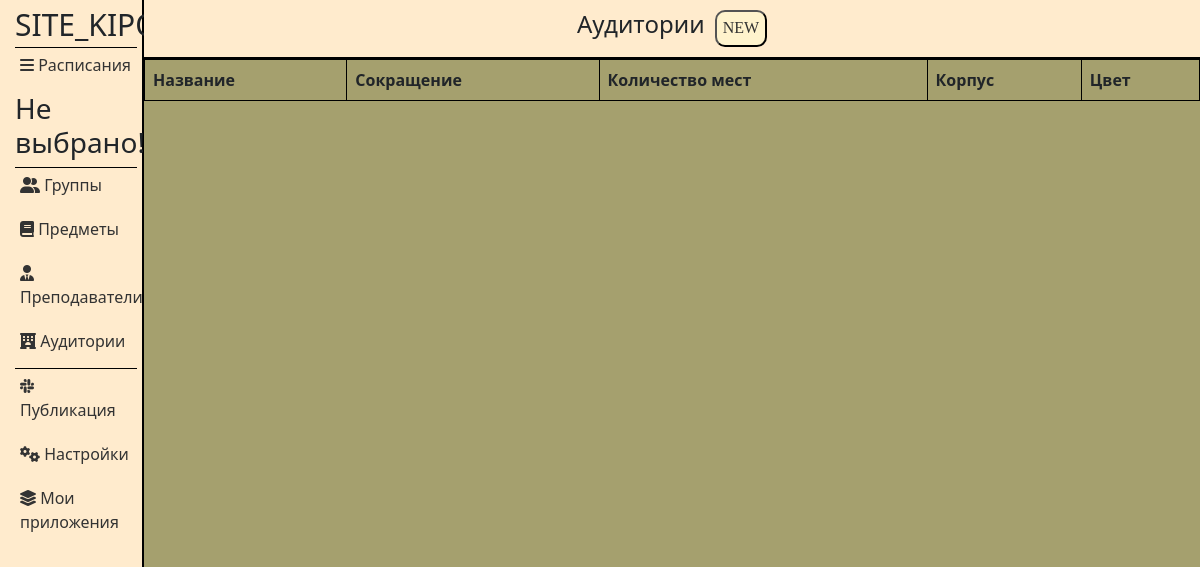
The page /applications/12/cabinets/ on the database as committed earlier.
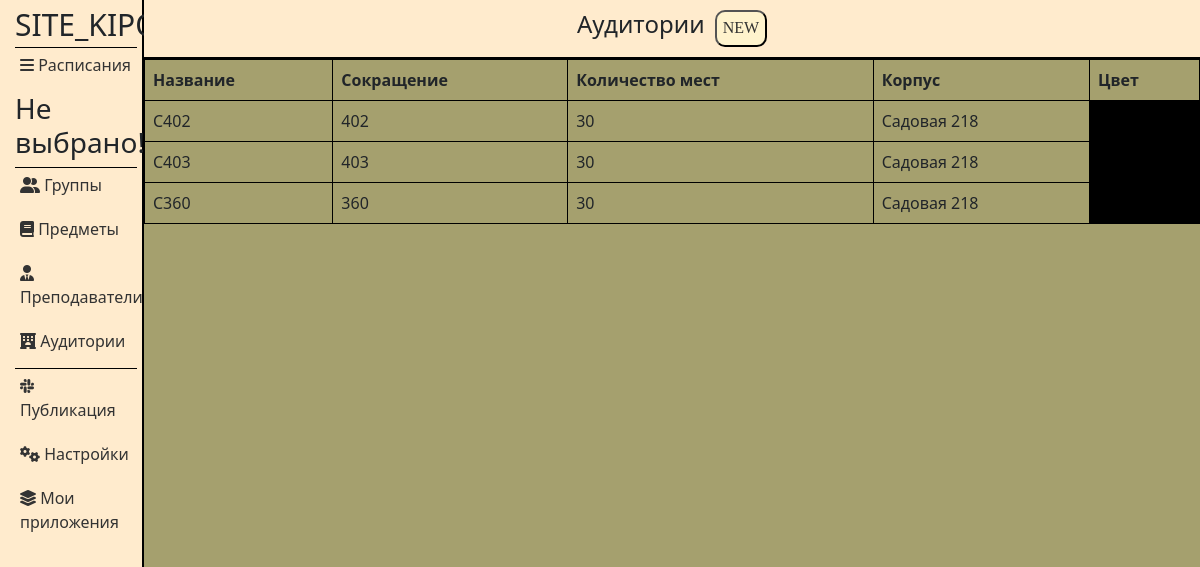
The same page on the database as committed later.
### applications/models.py (models this page shows, shortened)
class Cabinets(models.Model):
    title = models.CharField('Название', max_length=50)
    abbreviation = models.CharField('Сокращение', max_length=50)
    seat_number = models.CharField('Количество мест', max_length=50)
    building = models.CharField('Корпус', max_length=50)
    color = models.CharField('Цвет', max_length=50)
    application_id = models.ForeignKey(Applications, on_delete=models.CASCADE, related_name='Cabinets')
    class Meta:
        verbose_name = 'Аудитория'
        verbose_name_plural = 'Аудитории'

### applications/views.py (the view)
def cabinets(request, app_id):
    return handle_form(request, app_id, Cabinets, CabinetsForm, 'applications/cabinets.html')

### applications/views.py (called while the page is built)
def find_week_title(request):
    week_title = None
    if request.COOKIES.get('selectedElementId'):
        sched_id = request.COOKIES.get('selectedElementId')
        sched_instance = Schedules.objects.get(id=sched_id)
        week_title = sched_instance.title
    else:
        week_title = 'Не выбрано!'
    return week_title

### applications/templates/applications/cabinets.html (shortened to what this page needs)
{% extends 'applications/layout.html' %}
{% load static %}
{% block content %}
<div class="features">
    <header>
        <h1>Аудитории</h1>
        <button class="popup-btn" id="open_pop_up">NEW</button>
    </header>
   <table class="table">
    <thead>
        <tr>
            <th>Название</th>
            <th>Сокращение</th>
            <th>Количество мест</th>
            <th>Корпус</th>
            <th>Цвет</th>
        </tr>
    </thead>
    <tbody>
        {% for el in groups %}
        <tr>
            <td>{{ el.title }}</td>
            <td>{{ el.abbreviation }}</td>
            <td>{{ el.seat_number }}</td>
            <td>{{ el.building }}</td>
            <td style="background-color:{{ el.color }}"></td>
        </tr>
        {% endfor %}
    </tbody>
</table>
</div>
{% endblock %}

### applications/templates/applications/layout.html (shortened to what this page needs)
<!doctype html>
{% load static %}
<html lang="ru">
<head>
    <link rel="stylesheet" href="https://cdn.jsdelivr.net/npm/bootstrap@5.2.3/dist/css/bootstrap.min.css">
    <link rel="stylesheet" href="https://cdnjs.cloudflare.com/ajax/libs/font-awesome/6.0.0-beta3/css/all.min.css">
    <link rel="stylesheet" href="https://use.fontawesome.com/releases/v5.8.2/css/all.css">
    <link rel="stylesheet" href="{% static 'applications/css/main.css' %}">
</head>
<body>
<aside class="sidebar">
    <span class="logo">SITE_KIPO</span>
    <ul class="nav">
        <li><a id="sched_link" href="/applications/{{ app_id }}/schedules"><i class="fa-solid fa-bars"></i> Расписания</a></li>
        <h3>{{ title }}</h3>
    </ul>
    <ul class="nav">
        <li><a href="/applications/{{ app_id }}/groups"><i class="fa-solid fa-user-group"></i> Группы</a></li>
        <li><a href="/applications/{{ app_id }}/subjects"><i class="fa-solid fa-book"></i> Предметы</a></li>
        <li><a href="/applications/{{ app_id }}/teachers"><i class="fa-solid fa-user-tie"></i> Преподаватели</a></li>
        <li><a href="/applications/{{ app_id }}/cabinets"><i class="fa-solid fa-hotel"></i> Аудитории</a></li>
    </ul>
    <ul class="nav">
        <li><a href="/applications/{{ app_id }}/publication"><i class="fa-brands fa-slack"></i> Публикация</a></li>
        <li><a href="/applications/{{ app_id }}/settings"><i class="fa-solid fa-gears"></i> Настройки</a></li>
        <li><a href="{% url 'home' %}"><i class="fa-solid fa-layer-group"></i> Мои приложения</a></li>
    </ul>
</aside>
{% block content %}
{% endblock %}
</body>
</html>

### applications/static/applications/css/main.css (style rules this page uses)
:root { --main-background: #a5a06e; --second-background: blanchedalmond; --border: black; --text: #333; --popup-background: rgba(0,0,0,0.8); --white: #fff3cd; --output-background-color: transparent; --table-border-color: black; }
header { display: flex; justify-content: center; background-color: var(--second-background); padding: 10px 0px 10px 0px; border-bottom: 2px solid var(--border); }
body { display: flex; background-color: var(--main-background); }
.features { width: 100%; }
h1 { font-size: 1.5rem; }
.sidebar { float: left; width: 12%; background-color: var(--second-background); padding: 2px 5px 0px 15px; height: 100vh; border-right: 2px solid var(--border); position: initial; }
.nav { border-top: 1px solid var(--border); list-style-type: none; padding: 0; margin: 0; }
.nav li { margin-bottom: 10px; }
.nav li a { display: block; text-decoration: none; color: var(--text); padding: 5px; border-radius: 5px; }
ul.nav { display: block; }
aside .logo { font-size: 30px; font-weight: bolt; }
.popup-btn { text-align: center; font-family: Monserrat; background-color: #fff3cd; border-radius: 10px; border-color: var(--border); text-decoration: none; font-weight: 500; color: var(--text); }
button#open_pop_up { margin-left: 10px; }
.table>:not(caption)>*>* { padding: 0.5rem 0.5rem; background-color: var(--bs-table-bg); border: 1px solid black; box-shadow: inset 0 0 0 9999px var(--bs-table-accent-bg); }
table.table { width: 100%; margin: auto; }

Rows that differ between the two databases and show on the page:
added Cabinets: title "С402", abbreviation "402", seat_number "30", building "Садовая 218"
added Cabinets: title "С403", abbreviation "403", seat_number "30", building "Садовая 218"
added Cabinets: title "С360", abbreviation "360", seat_number "30", building "Садовая 218"
